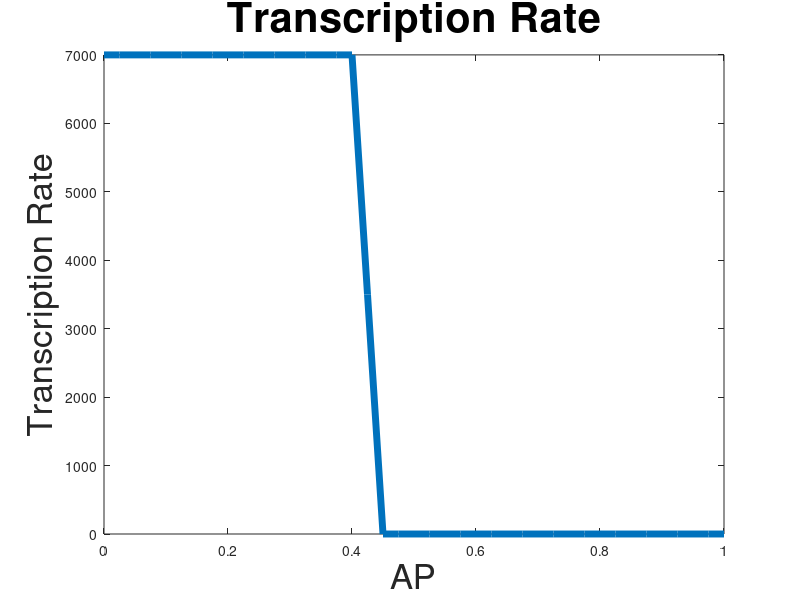

Source code (MATLAB): (Note: this script raises an error after producing the figure.)
%% Load RateWeightV2 -> Transcription rate for different AP position (at each n.c.) data that we want
%Rate = RateWeight;

%Define step-funciton like transcription activity
for i=1:41
    if i<18
        Rate(i)=7000;
    elseif i>18
        Rate(i)=0;
    else Rate(i)=3500;
    end
end
APbin=[0:0.025:1];

plot(APbin,Rate,'LineWidth',5)

title('Transcription Rate','Fontsize',30)
xlabel('AP','Fontsize',25)
ylabel('Transcription Rate','Fontsize',25)
% xt = get(gca, 'XTick');
% set(gca, 'FontSize', 16)
% yt = get(gca, 'YTick');
% set(gca, 'FontSize', 16)
%% mRNA simulation
clear M
clear T
%Let's start with considering nc14 only.
%First, I need to define variables and parameters.

%gamma_M : mRNA degradation rate, log(2)/half-life of mRNA (~60min)
gammaM=log(2)/60; %Use Min. as time unit.
%r_m:Transcription rate for each AP bin, at nc14. from Hernan's 2013 Curr.Bio paper
rm=Rate;   %Normalized by # of RNAP

%Dm:diffusion constant of mRNA,
Dm=0.1*60; %[0.1:0.1:0.4]*60; %um^2/min. mRNA diffusion in Mouse, from BioNumbers.Yan et al., Dynamics of Translation of Single mRNA Molecules In Vivo. Cell. 2016

AP=[1:41];
dx=500/40; %delta x = 500um/40(bins) = 12.5um/bin
APbinpos = (AP-1)*dx;
km=Dm/((dx)^2); %1/Min. unit.

%Time window
T=[0:0.01:60]; %Time matrix, spanning from 0min to 60min, with 0.01 min gap.
dt=0.01;

%We need Transcription Time Window, along the AP axis, as in Fig.4B (1x41)
%Twindow=[0,0,0,0,0,0,0,0,18,17,17.5,17,19,17,15.5,16,15.5,12.5,11,11.5,10,8.5,11,8.5,6,6,6,6,6,6,6,6,6,6,6,6,6,6,6,6,6];

%Fraction of Active Nuclei Fig.4.F
FractionActiveNuclei=MaxOnRatio(:,3);
FractionActiveNuclei(isnan(FractionActiveNuclei))=0;

%Effective rate of transcription along the AP axis. (1x41)
rmeff=rm.*transpose(FractionActiveNuclei);

%Make a zero-matrix
M=zeros(length(T),length(AP));
M(1,:)=0;  %mRNA(t=0)=0 at all APbins. Initial Condition

%Additional Note.
%Think about the first and the last AP bins, as separately, 
%because they have diffusion to only one side(left or right).
%M(i,1)=M(i-1,1)+rm(1)*dt-gammaM*M(i-1,1)*dt+k*M(i-1,2)*dt-k*M(i-1,1)*dt;
%M(i,41)=...
%But, right now, we don't have to worry too much, because we don't care
%about boundary now.

%Make a mRNA reaction-diffusion equation
for j=2:length(AP)-1 %for all APbins
    for i=2:length(T)  %for all Timepoints
        if i<Twindow(j)
            M(i,j)=M(i-1,j)+rm(j)*dt-gammaM*M(i-1,j)*dt+km*dt*(M(i-1,j-1)+M(i-1,j+1))-2*km*M(i-1,j)*dt;
        else
            M(i,j)=M(i-1,j)-gammaM*M(i-1,j)*dt+km*dt*(M(i-1,j-1)+M(i-1,j+1))-2*km*M(i-1,j)*dt;
        end
    end
end

%colorful plot for timecourse : To see how the shape changes along the
%time. 
 jStart=1;
 jEnd=6;%length(T)+1;
 jTotal=jEnd-jStart;

 colormap(jet(256));
 cmap=colormap;
 Color=cmap(round(((jStart:jEnd)-jStart)/(jEnd-jStart)*255)+1,:);
    
hold on
T=[10,20,30,40,50]; %after nc14
for l=1:length(T)
    plot([0:0.025:1],M(T(l),:),'color',Color(l-jStart+1,:),'LineWidth',5);
%     ylim([0,1000])
%     pause(0.01)
%     drawnow
end
hold off

title('mRNA accumulated','Fontsize',30)
xlabel('AP','Fontsize',25)
ylabel('mRNA accumulated','Fontsize',25)
% xt = get(gca, 'XTick');
% set(gca, 'FontSize', 16)
% yt = get(gca, 'YTick');
% set(gca, 'FontSize', 16)
% 
%% 
%% Make a Movie (for Protein vs AP axis, along time)
%This plots mRNAlevel with respect to each AP bin over time.
%Each color means each time point.

%Color(gradation from blue to red) for each time point
%colorful plot for timecourse : To see how the shape changes along the
%time. 
 jStart=1;
 jEnd=10%length(T)+1;
 jTotal=jEnd-jStart;

 colormap(jet(256));
 cmap=colormap;
 Color=cmap(round(((jStart:jEnd)-jStart)/(jEnd-jStart)*255)+1,:);
    
hold on

for l=1:length(T)
    plot([0:0.025:1],M(l,:),'color',Color(l-jStart+1,:));
    
    title('mRNA along the AP axis')
    xlabel('AP Position')
    ylabel('mRNA(AU)')
    %ylim([0,8000])
    
    frame = getframe(gcf); % 'gcf' can handle if you zoom in to take a movie.
    writeVideo(writerObj, frame);
end
hold off

close(writerObj);

%Let's see how the slope at the boundary change according to different Dm
%Dm=[0.1:0.1:10] -> Fig.4 or 5
%For example, for certain time points, compare the slopes for different Dm
%values.

%% Protein simulation
clear P
%Let's start with considering nc14 only.
%First, I need to define variables and parameters.
%gamma_P, r_p, Dp(kp)
%gamma_P : mRNA degradation rate, log(2)/half-life of mRNA (~60min)
gammaP=log(2)/50; %Use Min. as time unit. I can change this later
%r_p:Translation rate for each AP bin, at nc14. 
rp=2; %I can change it later. from Petkova et al., 2014 Curr. Bio (Gregor lab)

%Dp:diffusion constant of Protein,
Dp=0.1*60; %[0.1:0.1:0.4]*60; %um^2/min. mRNA diffusion in Mouse, from BioNumbers.Yan et al., Dynamics of Translation of Single mRNA Molecules In Vivo. Cell. 2016

AP=[1:41];
dx=500/40; %delta x = 500um/40(bins) = 12.5um/bin
APbinpos = (AP-1)*dx;
kp=Dp/(dx)^2; %1/Min. unit.

%Make a zero-matrix
P=zeros(length(T),length(AP));
P(1,:)=0;  %Protein(t=0)=0 at all APbins. Initial Condition

%Additional Note.
%Think about the first and the last AP bins, as separately, 
%because they have diffusion to only one side(left or right).
%P(i,1)=P(i-1,1)+rp(1)*dt-gammaP*P(i-1,1)*dt+k*P(i-1,2)*dt-k*P(i-1,1)*dt;
%P(i,41)=...
%But, right now, we don't have to worry too much, because we don't care
%about boundary now.

%Make a Protein reaction-diffusion equation
%I will assume that the translation occurs during the whole nc14.
for i=2:length(T)  %for all Timepoints
    for j=2:length(AP)-1 %for all APbins
        P(i,j)=P(i-1,j)+rp*M(i-1,j)*dt-gammaP*P(i-1,j)*dt+kp*dt*(P(i-1,j-1)+P(i-1,j+1))-2*kp*P(i-1,j)*dt;
    end
end

%% colorful plot for Protein : To see how the shape changes along the time. 

hold on
for k=1:length(T)
    plot([0:0.025:1],P(k,:),'LineWidth',5);
end
hold off

title('Protein concentration for different time points','Fontsize',30)
xlabel('AP','Fontsize',25)
ylabel('Protein accumulated','Fontsize',25)
legend('10','20','30','40','50'); 
%Let's see how the slope at the boundary change according to different Dm
%Dm=[0.1:0.1:10] -> Fig.4 or 5
%For example, for certain time points, compare the slopes for different Dm
%values.

%% Analysis (mRNA)
%I need to analyze the width of the boundary
%To do that, I would need to fit a linear line, using the least square
%approximation.

%Parameters
%1. I need to pick one time point for mRNA or Protein
%For mRNA, maybe when mRNA has its maximum? and for protein as well?

t=20 %min

%plot mRNA along the AP axis at time t.
mRNA = M(t/dt+1,:);
%MAX = max(mRNA);
%mRNA = mRNA/MAX; %for normalization



% hold on
%plot ([0:0.025:1],mRNA,'o') % Normalized mRNA along the AP axis
%plot ([0:0.025:1-0.025],slope,'o') %slope
% hold off


hold on
%Spline fitting
dxx=0.001
xx=0:dxx:1;
yy=spline(APbin,mRNA,xx);
plot(APbin,mRNA,'o',xx,yy)
ylim([-1 400])
for i=1:length(xx)-1
    slope(i)=(yy(i+1)-yy(i)) / 0.001;
end

Minslope=min(slope);
pos=find(slope==Minslope);
xpos=xx(pos);
ypos=yy(pos);
LineFit=Minslope*(xx-xpos)+ypos;
plot(xx,LineFit)

title('mRNA along AP axis','fontsize',25)
xlabel('AP axis','fontsize',20)
ylabel('total mRNA (AU)','fontsize',20)
legend('mRNA')

barh(max(yy),1);
barh(0,1);

hold off

%Get the xpos for 0.5*Maximum
%find(yy==0.5*max(mRNA))
for i=1:length(xx)
    if yy(i)>0.5*max(mRNA)
        if yy(i+1)<0.5*max(mRNA)
            xhalf=i*dxx;
        end
    end
end
xhalf;
%Get the width
%First, get the xmax, xmin
for i=1:length(xx)
    if LineFit(i)>max(yy)
        if LineFit(i+1)<max(yy)
            xmax=i*dxx;
        end
    end
    
end

for i=1:length(xx)
    if LineFit(i)>min(yy)
        if LineFit(i+1)<min(yy)
            xmin=i*dxx;
        end
    end
    
end

Width = xmin-xmax;

%% Analysis (Protein)
%I need to analyze the width of the boundary
%To do that, I would need to fit a linear line, using the least square
%approximation.

%Parameters
%1. I need to pick one time point for mRNA or Protein
%For mRNA, maybe when mRNA has its maximum? and for protein as well?

t=100 %min

%plot Protein along the AP axis at time t.
Protein = SmoothProtein(t,:);
%MAX = max(mRNA);
%mRNA = mRNA/MAX; %for normalization



% hold on
%plot ([0:0.025:1],mRNA,'o') % Normalized mRNA along the AP axis
%plot ([0:0.025:1-0.025],slope,'o') %slope
% hold off

hold on
%Spline fitting
xx=0:0.001:1;
yy=spline(APbin,Protein,xx);
plot(APbin,Protein,'o',xx,yy)
ylim([-1 2000])
for i=1:length(xx)-1
    slope(i)=(yy(i+1)-yy(i)) / 0.001;
end

Minslope=min(slope);
pos=find(slope==Minslope);
xpos=xx(pos);
ypos=yy(pos);
LineFit=Minslope*(xx-xpos)+ypos;
plot(xx,LineFit)

title('Protein along AP axis','fontsize',25)
xlabel('AP axis','fontsize',20)
ylabel('Protein concentration(AU)','fontsize',20)
legend('Protein')

barh(max(yy),1);
barh(0,1);

hold off